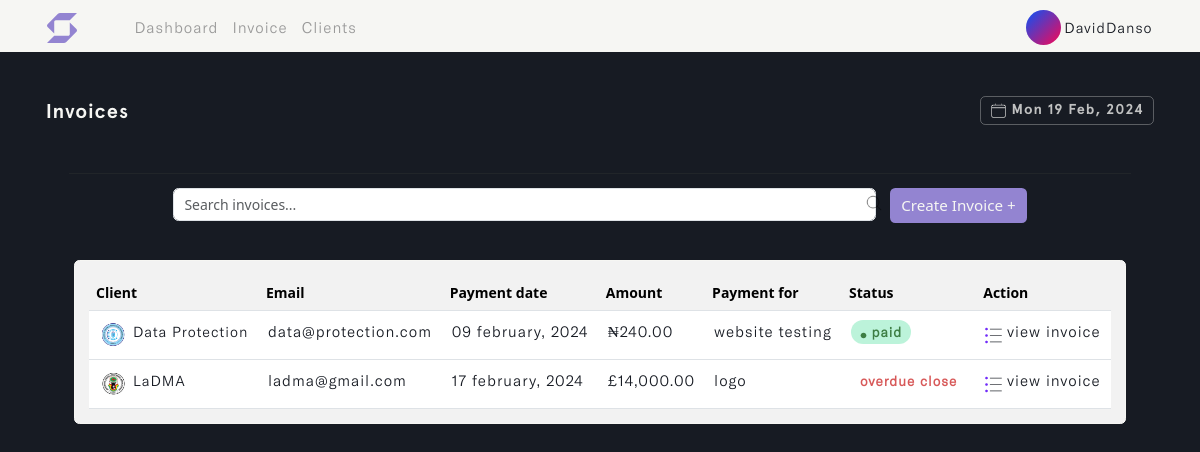
Page /invoice (signed in) on the earlier database version.
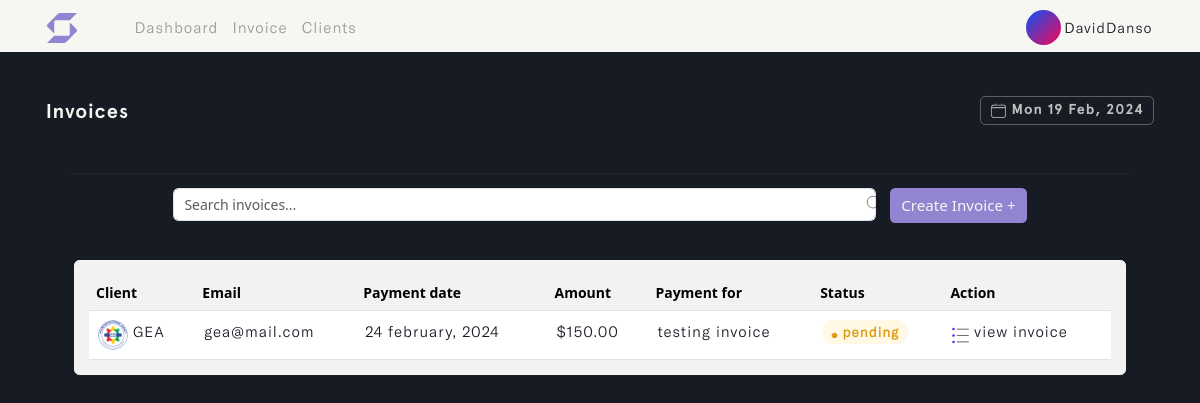
Same page on the later database version.
### invoice/models.py (models this page shows, shortened)
class Invoice(models.Model):
    STATUS = (
        ('Pending', 'Pending'),
        ('Paid', 'Paid')
    )
    CURRENCY = (
        ('USD 🇺🇸', 'USD 🇺🇸'),
        ('GHS 🇬🇭', 'GHS 🇬🇭'),
        ('GBP 🇬🇧', 'GBP 🇬🇧'),
        ('EUR 🇪🇺', 'EUR 🇪🇺'),
        ('NGN 🇳🇬', 'NGN 🇳🇬'),
    )
    account_owner = models.ForeignKey(Profile, on_delete=models.CASCADE)
    project_name = models.CharField(max_length=255)
    project_duration = models.CharField(max_length=50)
    client_name = models.ForeignKey(Client, on_delete=models.CASCADE, to_field='name', related_name='invoice',
                                    help_text='Select a client for this entry.')
    invoice_status = models.CharField(max_length=200, choices=STATUS)
    payment_date = models.DateField(max_length=200, null=True)
    currency = models.CharField(max_length=200, choices=CURRENCY)
    invoice_image = models.ImageField(null=True, blank=True, upload_to='invoice_image/', default='invoice.png')
    client_note = models.TextField(max_length=100000, null=True, blank=True)
    total = models.IntegerField(default=0, null=True, blank=True)
    paid_date = models.DateField(null=True, blank=True)
    updated_time_stamp = models.DateTimeField(auto_now=True)
    created_time_stamp = models.DateTimeField(auto_now_add=True)
    id = models.UUIDField(default=uuid.uuid4, primary_key=True, unique=True, editable=False)
    class Meta:
        ordering = ['-updated_time_stamp']

class Client(models.Model):
    account_owner = models.ForeignKey(Profile, on_delete=models.CASCADE)
    name = models.CharField(max_length=50, unique=True)
    address = models.CharField(max_length=255, default='...')
    country = models.CharField(max_length=50)
    email = models.EmailField(max_length=100, unique=True, default='...')
    phone_number = models.IntegerField(null=True, blank=True, default='(xxx)xxx-xxxx')
    city_state = models.CharField(max_length=50)
    postal_code = models.CharField(max_length=30, default='...')
    client_avatar = models.ImageField(null=True, blank=True, upload_to='client_avatar/', default='emil-kowalski.png')
    updated_time_stamp = models.DateTimeField(auto_now=True)
    created_time_stamp = models.DateTimeField(auto_now_add=True)
    id = models.UUIDField(default=uuid.uuid4, primary_key=True, unique=True, editable=False)
    @property
    def imageURL(self):
        try:
            url = self.client_avatar.url
        except:
            url = ''
        return url
    class Meta:
        ordering = ['-updated_time_stamp']
    def __str__(self):
        return self.name

### invoice/views.py (the view, shortened to what this page needs)
# urls.py: path('invoice', views.create_invoice, name='invoice'),
@login_required(login_url='login')
def create_invoice(request):
    profile = request.user.profile
    invoices = profile.invoice_set.all()
    custom_range, invoices = paginateInvoice(request, 5, invoices)
    for invoice in invoices:
        invoice.due = (invoice.payment_date - datetime.now().date()).days
    form = InvoiceCreationForm(request.user, request.POST, request.FILES if request.method == "POST" else None)
    context = {'form': form, 'invoices': invoices,
               'custom_range': custom_range}
    return render(request, 'invoice/invoice.html', context)

### invoice/forms.py
class InvoiceCreationForm(ModelForm):
    payment_date = forms.DateField(widget=DateInput)
    class Meta:
        model = Invoice
        fields = ['project_name', 'project_duration', 'client_name',
                  'invoice_status', 'payment_date', 'currency', 'invoice_image',
                  'client_note']
    def __init__(self, user, *args, **kwargs):
        super(InvoiceCreationForm, self).__init__(*args, **kwargs)
        self.fields['invoice_status'].widget.choices = [('', 'Choose status')] + list(self.fields['invoice_status'].widget.choices)
        self.fields['currency'].widget.choices = [('', 'Choose currency')] + list(self.fields['currency'].widget.choices)
        self.fields['client_name'].queryset = Client.objects.filter(account_owner=user.profile)
        self.fields['currency'].widget.attrs.update({'id': 'currency_field'})
        for name, field in self.fields.items():
            field.widget.attrs.update({'class': 'input form-control'})

### user/models.py (called while the page is built)
    def __str__(self):
        return self.name

### invoice/templates/invoice/invoice.html (shortened to what this page needs)
{% load static %}
<!DOCTYPE html>
<html lang="en" class="js has-scroll-init has-scroll-smooth">
  <head>
    <link rel="stylesheet" href="{% static '/css/bootstrap.min.css' %}" />
    <link rel="stylesheet" href="{% static '/css/invoice.css' %}" />
  </head>
  <body
    id="pageTop"
    class="page-content"
    data-spy="scroll"
    data-target="#mainNav"
  >
    {% include 'invoice/nav.html' %}
    <main>
      <div data-scroll class="page page--layout-2" id="main">
        {% if invoices %}
        <div id="hero">
          <div class="container-fluid">
            <div class="hero-intro">
              <p>
                Invoices
                <span class="badge">
                  <img
                    src="{% static '/images/calendar.png' %}"
                    class="img-fluid calender-img"
                    alt="calender-img"
                  />
                  {% now "D d M, Y" %}
                </span>
              </p>
            </div>
          </div>
        </div>
        <div id="search">
          <div class="container-fluid">
            <div class="search-intro">
              <hr />
              <div class="row g-3 d-flex justify-content-center">
                <div class="col-md-8">
                  <img
                    src="{% static '/images/magnifying-glass.png' %}"
                    class="img-fluid search--img"
                    alt="search--img"
                  />
                  <input
                    type="text"
                    class="form-control live-search-box"
                    placeholder="Search invoices..."
                  />
                </div>
                <div class="col-auto">
                  <button
                    type="submit"
                    class="btn mb-3 invoice--btn"
                    data-bs-toggle="offcanvas"
                    data-bs-target="#offcanvasRight"
                    aria-controls="offcanvasRight"
                  >
                    Create Invoice +
                  </button>
                </div>
              </div>
            </div>
          </div>
        </div>
        {% include 'invoice/desktop-table.html' %}
        {% endif %}
      </div>
    </main>
  </body>
</html>

### invoice/templates/invoice/desktop-table.html (shortened to what this page needs)
{% load static %}
{% load humanize %}
<div id="desktop-table" class="live-search-list">
  <div class="container">
    <div class="desktop-table-intro">
      <div class="card">
        <div class="card-body">
          <table class="table table-hover" id="invoice_table">
            <thead>
              <tr>
                <th scope="col">Client</th>
                <th scope="col">Email</th>
                <th scope="col">Payment date</th>
                <th scope="col">Amount</th>
                <th scope="col">Payment for</th>
                <th scope="col">Status</th>
                <th scope="col">Action</th>
              </tr>
            </thead>
            <tbody>
              {% for invoice in invoices %}
              <tr id="search_invoice">
                <td id="client_name">
                  <img
                    src="{{invoice.client_name.imageURL}}"
                    class="img-fluid rounded-circle"
                    id="avatar-img"
                    alt="avatar-img"
                  />
                  {{invoice.client_name}}
                </td>
                <td>{{invoice.client_name.email | truncatechars:25}}</td>
                <td>{{invoice.payment_date|date:"d F, Y"}}</td>
                <td>
                  {% if invoice.currency == "GHS 🇬🇭" %}
                  ¢{{ invoice.total|floatformat:2|intcomma }}
                  {% elif invoice.currency == "USD 🇺🇸" %}
                  ${{ invoice.total|floatformat:2|intcomma }}
                  {% elif invoice.currency == "GBP 🇬🇧" %}
                  £{{ invoice.total|floatformat:2|intcomma }}
                  {% elif invoice.currency == "EUR 🇪🇺" %}
                  €{{ invoice.total|floatformat:2|intcomma }}
                  {% elif invoice.currency == "NGN 🇳🇬" %}
                  ₦{{ invoice.total|floatformat:2|intcomma }}
                  {% endif %}
                </td>
                <td>{{invoice.project_name | truncatechars:17}}</td>
                {% if invoice.due <= 3 and invoice.invoice_status != 'Paid' %}
                <td id="due_date">
                  <span class="badge">overdue close</span>
                </td>
                {% else %}
                {% if invoice.invoice_status == 'Pending' %}
                <td id="unpaid_status">
                  <span class="badge">
                    <img
                      src="{% static '/images/pending.svg' %}"
                      class="img-fluid"
                      id="clock-img"
                      alt="clock-img"
                    />
                    {{invoice.invoice_status}}
                  </span>
                </td>
                {% else %}
                <td id="paid_status">
                  <span class="badge">
                    <img
                      src="{% static '/images/paid.svg' %}"
                      class="img-fluid"
                      id="clock-img"
                      alt="clock-img"
                    />
                    {{invoice.invoice_status}}
                  </span>
                </td>
                {% endif %}
                {% endif %}
                <td>
                  <a href="{% url 'invoice-details' invoice.id %}">
                    <img
                      src="{% static '/images/list.png' %}"
                      class="img-fluid"
                      id="open_invoice-link"
                      alt="open_invoice-link"
                    />
                    view Invoice
                  </a>
                </td>
              </tr>
              {% endfor %}
            </tbody>
          </table>
        </div>
      </div>
    </div>
  </div>
</div>

Differences in the rows shown:
removed Invoice: client_name.imageURL (picture), client_name "Data Protection", client_name.email "data@protection.com", payment_date "09 february, 2024", total "240.00", project_name "website testing", invoice_status "paid"
removed Invoice: client_name.imageURL (picture), client_name "LaDMA", client_name.email "ladma@gmail.com", payment_date "17 february, 2024", total "14,000.00", project_name "logo", invoice_status "overdue close"
added Invoice: client_name.imageURL (picture), client_name "GEA", client_name.email "gea@mail.com", payment_date "24 february, 2024", total "150.00", project_name "testing invoice", invoice_status "pending"
